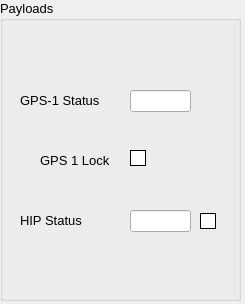
<?xml version="1.0" encoding="UTF-8"?>
<ui version="4.0">
 <class>PayloadsWidget</class>
 <widget class="QWidget" name="PayloadsWidget">
  <property name="geometry">
   <rect>
    <x>0</x>
    <y>0</y>
    <width>245</width>
    <height>304</height>
   </rect>
  </property>
  <property name="windowTitle">
   <string>Form</string>
  </property>
  <widget class="QGroupBox" name="payloadsGroupBox">
   <property name="geometry">
    <rect>
     <x>0</x>
     <y>0</y>
     <width>241</width>
     <height>301</height>
    </rect>
   </property>
   <property name="font">
    <font>
     <family>Arial</family>
     <pointsize>10</pointsize>
    </font>
   </property>
   <property name="styleSheet">
    <string notr="true"/>
   </property>
   <property name="title">
    <string>Payloads</string>
   </property>
   <widget class="QLabel" name="label_3">
    <property name="geometry">
     <rect>
      <x>20</x>
      <y>90</y>
      <width>101</width>
      <height>20</height>
     </rect>
    </property>
    <property name="layoutDirection">
     <enum>Qt::RightToLeft</enum>
    </property>
    <property name="text">
     <string>GPS-1 Status</string>
    </property>
   </widget>
   <widget class="QLabel" name="label_7">
    <property name="geometry">
     <rect>
      <x>20</x>
      <y>210</y>
      <width>101</width>
      <height>20</height>
     </rect>
    </property>
    <property name="layoutDirection">
     <enum>Qt::RightToLeft</enum>
    </property>
    <property name="text">
     <string>HIP Status</string>
    </property>
   </widget>
   <widget class="QLineEdit" name="GPS1Status">
    <property name="geometry">
     <rect>
      <x>130</x>
      <y>90</y>
      <width>61</width>
      <height>22</height>
     </rect>
    </property>
   </widget>
   <widget class="QLineEdit" name="HIPStatus">
    <property name="geometry">
     <rect>
      <x>130</x>
      <y>210</y>
      <width>61</width>
      <height>22</height>
     </rect>
    </property>
   </widget>
   <widget class="QFrame" name="GPSLock1">
    <property name="geometry">
     <rect>
      <x>130</x>
      <y>150</y>
      <width>16</width>
      <height>16</height>
     </rect>
    </property>
    <property name="styleSheet">
     <string notr="true">border-width: 1px;
border-style: solid;
border-color: rgb(0, 0, 0);
background-color: rgb(255,255,255);</string>
    </property>
    <property name="frameShape">
     <enum>QFrame::StyledPanel</enum>
    </property>
    <property name="frameShadow">
     <enum>QFrame::Raised</enum>
    </property>
   </widget>
   <widget class="QLabel" name="label_5">
    <property name="geometry">
     <rect>
      <x>40</x>
      <y>150</y>
      <width>81</width>
      <height>21</height>
     </rect>
    </property>
    <property name="layoutDirection">
     <enum>Qt::RightToLeft</enum>
    </property>
    <property name="text">
     <string>GPS 1 Lock</string>
    </property>
   </widget>
   <widget class="QFrame" name="HIPstatLight">
    <property name="geometry">
     <rect>
      <x>200</x>
      <y>213</y>
      <width>16</width>
      <height>16</height>
     </rect>
    </property>
    <property name="styleSheet">
     <string notr="true">border-width: 1px;
border-style: solid;
border-color: rgb(0, 0, 0);
background-color: rgb(255,255,255);</string>
    </property>
    <property name="frameShape">
     <enum>QFrame::StyledPanel</enum>
    </property>
    <property name="frameShadow">
     <enum>QFrame::Raised</enum>
    </property>
   </widget>
  </widget>
 </widget>
 <resources/>
 <connections/>
</ui>
